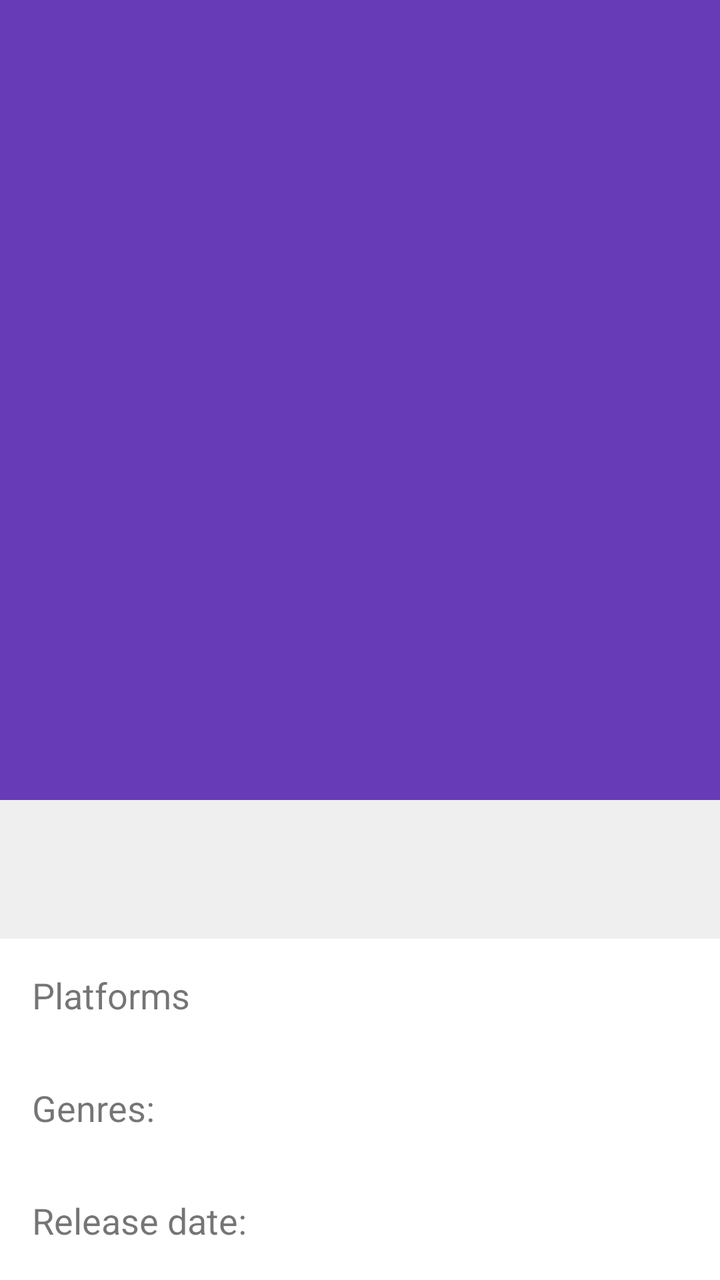
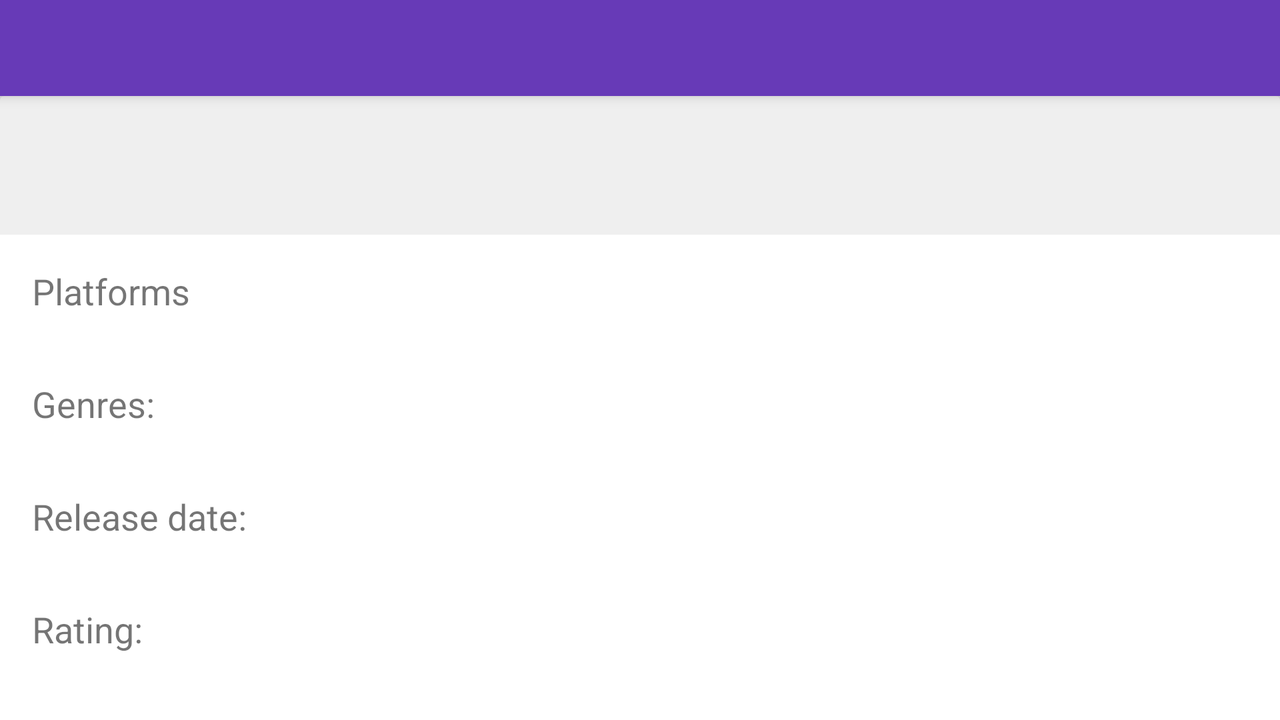

An Android layout and its configuration variant, each rendered on a device that would load it. The default file and the variant file are quoted in full after the pictures.
<!-- AndroidManifest.xml: application theme AppTheme -->
<!-- res/layout/fragment_game_details.xml -->
<android.support.design.widget.CoordinatorLayout
    xmlns:android="http://schemas.android.com/apk/res/android"
    xmlns:app="http://schemas.android.com/apk/res-auto"
    xmlns:tools="http://schemas.android.com/tools"
    android:layout_width="match_parent"
    android:layout_height="match_parent"
    android:fitsSystemWindows="true"
    tools:context=".screen.MainActivity"
    tools:ignore="MergeRootFrame">

    <android.support.design.widget.AppBarLayout
        android:id="@+id/app_bar"
        android:layout_width="match_parent"
        android:layout_height="@dimen/app_bar_layout_height"
        android:fitsSystemWindows="true"
        android:theme="@style/ThemeOverlay.AppCompat.Dark.ActionBar">

        <android.support.design.widget.CollapsingToolbarLayout
            android:id="@+id/toolbar_layout"
            android:layout_width="match_parent"
            android:layout_height="match_parent"
            android:fitsSystemWindows="true"
            app:contentScrim="?attr/colorPrimary"
            app:layout_scrollFlags="scroll|exitUntilCollapsed|snap"
            app:titleEnabled="false"
            app:toolbarId="@+id/toolbar"
            tools:ignore="InconsistentLayout">

            <ImageView
                android:id="@+id/poster"
                android:layout_width="match_parent"
                android:layout_height="match_parent"
                android:fitsSystemWindows="true"
                android:scaleType="centerCrop"
                app:layout_collapseMode="parallax"
                tools:ignore="contentDescription"/>

            <android.support.v7.widget.Toolbar
                android:id="@+id/toolbar"
                android:layout_width="match_parent"
                android:layout_height="?attr/actionBarSize"
                app:layout_collapseMode="pin"
                app:popupTheme="@style/ThemeOverlay.AppCompat.Light"/>

        </android.support.design.widget.CollapsingToolbarLayout>

    </android.support.design.widget.AppBarLayout>

    <include layout="@layout/game_details_content"/>

</android.support.design.widget.CoordinatorLayout>
<!-- res/layout/game_details_content.xml (included above) -->
<android.support.v4.widget.NestedScrollView
    xmlns:android="http://schemas.android.com/apk/res/android"
    xmlns:app="http://schemas.android.com/apk/res-auto"
    android:id="@+id/contentScrollPanel"
    android:layout_width="match_parent"
    android:layout_height="match_parent"
    app:layout_behavior="@string/appbar_scrolling_view_behavior">

    <FrameLayout
        android:layout_width="match_parent"
        android:layout_height="match_parent">

        <LinearLayout
            android:layout_width="match_parent"
            android:layout_height="wrap_content"
            android:orientation="vertical">

            <android.support.v7.widget.CardView
                android:id="@+id/description_card"
                android:layout_width="match_parent"
                android:layout_height="wrap_content">

                <LinearLayout
                    android:layout_width="match_parent"
                    android:layout_height="wrap_content"
                    android:orientation="vertical">

                    <TextView
                        android:id="@+id/game_name"
                        android:layout_width="match_parent"
                        android:layout_height="wrap_content"
                        android:background="#10000000"
                        android:padding="@dimen/padding_medium"
                        android:textSize="@dimen/text.28"/>

                    <LinearLayout
                        android:layout_width="match_parent"
                        android:layout_height="wrap_content"
                        android:orientation="horizontal">

                        <TextView
                            android:id="@+id/platforms"
                            android:layout_width="wrap_content"
                            android:layout_height="wrap_content"
                            android:padding="@dimen/padding_medium"
                            android:text="@string/platforms"
                            android:textSize="@dimen/text.18"/>

                        <LinearLayout
                            android:id="@+id/platforms_container"
                            android:layout_width="wrap_content"
                            android:layout_height="wrap_content"
                            android:layout_marginBottom="@dimen/margin_medium"
                            android:layout_marginTop="@dimen/margin_medium"
                            android:orientation="horizontal"/>
                    </LinearLayout>


                    <LinearLayout
                        android:layout_width="match_parent"
                        android:layout_height="wrap_content"
                        android:orientation="horizontal"
                        android:paddingBottom="@dimen/padding_medium"
                        android:paddingTop="@dimen/padding_medium">

                        <TextView
                            android:id="@+id/genres"
                            android:layout_width="wrap_content"
                            android:layout_height="wrap_content"
                            android:paddingLeft="@dimen/padding_medium"
                            android:paddingRight="@dimen/padding_medium"
                            android:text="@string/genres"
                            android:textSize="@dimen/text.18"/>

                        <TextView
                            android:id="@+id/genres_container"
                            android:layout_width="match_parent"
                            android:layout_height="wrap_content"
                            android:orientation="horizontal"
                            android:paddingRight="@dimen/padding_medium"
                            android:textColor="@color/colorPrimary"
                            android:textSize="@dimen/text.18"/>

                    </LinearLayout>

                    <LinearLayout
                        android:layout_width="match_parent"
                        android:layout_height="wrap_content"
                        android:orientation="horizontal"
                        android:paddingBottom="@dimen/padding_medium"
                        android:paddingTop="@dimen/padding_medium">

                        <TextView
                            android:id="@+id/release_date_title"
                            android:layout_width="wrap_content"
                            android:layout_height="wrap_content"
                            android:paddingLeft="@dimen/padding_medium"
                            android:paddingRight="@dimen/padding_medium"
                            android:text="@string/release_date"
                            android:textSize="@dimen/text.18"/>

                        <TextView
                            android:id="@+id/release_date"
                            android:layout_width="match_parent"
                            android:layout_height="wrap_content"
                            android:orientation="horizontal"
                            android:paddingRight="@dimen/padding_medium"
                            android:textColor="@color/colorPrimary"
                            android:textSize="@dimen/text.18"/>

                    </LinearLayout>

                    <LinearLayout
                        android:layout_width="match_parent"
                        android:layout_height="wrap_content"
                        android:orientation="horizontal"
                        android:paddingBottom="@dimen/padding_medium"
                        android:paddingTop="@dimen/padding_medium">

                        <TextView
                            android:id="@+id/rating_title"
                            android:layout_width="wrap_content"
                            android:layout_height="wrap_content"
                            android:paddingLeft="@dimen/padding_medium"
                            android:paddingRight="@dimen/padding_medium"
                            android:text="@string/rating"
                            android:textSize="@dimen/text.18"/>

                        <TextView
                            android:id="@+id/rating"
                            android:layout_width="match_parent"
                            android:layout_height="wrap_content"
                            android:orientation="horizontal"
                            android:paddingRight="@dimen/padding_medium"
                            android:textColor="@color/colorPrimary"
                            android:textSize="@dimen/text.18"/>

                    </LinearLayout>

                    <TextView
                        android:id="@+id/deck"
                        android:layout_width="match_parent"
                        android:layout_height="wrap_content"
                        android:padding="@dimen/padding_medium"
                        android:textSize="@dimen/text.18"/>
                </LinearLayout>
            </android.support.v7.widget.CardView>

            <android.support.v7.widget.CardView
                android:id="@+id/images_card"
                android:layout_width="match_parent"
                android:layout_height="wrap_content"
                android:layout_marginTop="@dimen/margin_medium">

                <LinearLayout
                    android:layout_width="match_parent"
                    android:layout_height="wrap_content"
                    android:orientation="vertical">

                    <TextView
                        android:layout_width="wrap_content"
                        android:layout_height="wrap_content"
                        android:padding="@dimen/padding_medium"
                        android:text="@string/images"
                        android:textSize="@dimen/text.18"/>

                    <com.pixplicity.multiviewpager.MultiViewPager
                        android:id="@+id/images"
                        android:layout_width="match_parent"
                        android:layout_height="150dp"
                        android:paddingBottom="@dimen/padding_medium"
                        app:matchChildWidth="@+id/image"/>

                </LinearLayout>

            </android.support.v7.widget.CardView>

            <android.support.v7.widget.CardView
                android:id="@+id/similar_games_card"
                android:layout_width="match_parent"
                android:layout_height="wrap_content"
                android:layout_marginTop="@dimen/margin_medium">

                <LinearLayout
                    android:layout_width="match_parent"
                    android:layout_height="wrap_content"
                    android:orientation="vertical">

                    <TextView
                        android:layout_width="wrap_content"
                        android:layout_height="wrap_content"
                        android:padding="@dimen/padding_medium"
                        android:text="@string/similar_games"
                        android:textSize="@dimen/text.18"/>

                    <android.support.v7.widget.RecyclerView
                        android:id="@+id/similar_games"
                        android:layout_width="match_parent"
                        android:layout_height="wrap_content"/>

                </LinearLayout>

            </android.support.v7.widget.CardView>

            <android.support.v7.widget.CardView
                android:id="@+id/reviews_card"
                android:layout_width="match_parent"
                android:layout_height="wrap_content"
                android:layout_marginBottom="@dimen/margin_medium"
                android:layout_marginTop="@dimen/margin_medium">

                <LinearLayout
                    android:layout_width="match_parent"
                    android:layout_height="match_parent"
                    android:orientation="vertical">

                    <TextView
                        android:layout_width="wrap_content"
                        android:layout_height="wrap_content"
                        android:padding="@dimen/padding_medium"
                        android:text="@string/reviews"
                        android:textSize="@dimen/text.18"/>

                    <android.support.v7.widget.RecyclerView
                        android:id="@+id/review_list"
                        android:layout_width="match_parent"
                        android:layout_height="wrap_content"/>

                </LinearLayout>

            </android.support.v7.widget.CardView>

            <View
                android:layout_width="wrap_content"
                android:layout_height="wrap_content"/>

        </LinearLayout>

        <ProgressBar
            android:id="@+id/progress"
            style="?android:attr/progressBarStyleLarge"
            android:layout_width="wrap_content"
            android:layout_height="wrap_content"
            android:layout_gravity="top|center_horizontal"
            android:layout_margin="@dimen/margin_medium"
            android:visibility="gone"/>

    </FrameLayout>

</android.support.v4.widget.NestedScrollView>
<!-- resources referenced by this layout -->
<resources>
  <color name="colorPrimary">#673ab7</color>
  <dimen name="app_bar_layout_height">400dp</dimen>
  <dimen name="margin_medium">16dp</dimen>
  <dimen name="padding_medium">16dp</dimen>
  <dimen name="text.18">18sp</dimen>
  <dimen name="text.28">28sp</dimen>
  <string name="genres">Genres: </string>
  <string name="images">Images</string>
  <string name="platforms">Platforms</string>
  <string name="rating">Rating: </string>
  <string name="release_date">Release date: </string>
  <string name="reviews">Reviews</string>
  <string name="similar_games">Similar games</string>
  <style name="AppTheme" parent="Theme.AppCompat.Light.NoActionBar">
          
          <item name="colorPrimary">@color/colorPrimary</item>
          <item name="colorPrimaryDark">@color/colorPrimaryDark</item>
          <item name="colorAccent">@color/colorAccent</item>
      </style>
  <color name="colorPrimaryDark">#512da8</color>
  <color name="colorAccent">#03a9f4</color>
</resources>
<!-- res/layout-land/fragment_game_details.xml (the repository's variant of the layout above) -->
<!-- drawn on the phone turned sideways -->
<android.support.design.widget.CoordinatorLayout
    xmlns:android="http://schemas.android.com/apk/res/android"
    xmlns:app="http://schemas.android.com/apk/res-auto"
    xmlns:tools="http://schemas.android.com/tools"
    android:layout_width="match_parent"
    android:layout_height="match_parent"
    tools:context=".screen.MainActivity">

    <android.support.design.widget.AppBarLayout
        android:id="@+id/app_bar"
        android:layout_width="match_parent"
        android:layout_height="?attr/actionBarSize"
        android:theme="@style/ThemeOverlay.AppCompat.Dark.ActionBar">

        <ImageView
            android:id="@+id/poster"
            android:layout_width="0dp"
            android:layout_height="0dp"
            android:fitsSystemWindows="true"
            android:scaleType="centerCrop"
            tools:ignore="contentDescription"/>

        <android.support.v7.widget.Toolbar
            android:id="@+id/toolbar"
            android:layout_width="match_parent"
            android:layout_height="?attr/actionBarSize"
            app:layout_collapseMode="pin"
            app:popupTheme="@style/ThemeOverlay.AppCompat.Light"/>

    </android.support.design.widget.AppBarLayout>

    <include layout="@layout/game_details_content"/>

</android.support.design.widget.CoordinatorLayout>
<!-- resources referenced by the variant -->
<!-- as the phone turned sideways resolves them -->
<resources>
  <color name="colorPrimary">#673ab7</color>
  <dimen name="margin_medium">16dp</dimen>
  <dimen name="padding_medium">16dp</dimen>
  <dimen name="text.18">18sp</dimen>
  <dimen name="text.28">28sp</dimen>
  <string name="genres">Genres: </string>
  <string name="images">Images</string>
  <string name="platforms">Platforms</string>
  <string name="rating">Rating: </string>
  <string name="release_date">Release date: </string>
  <string name="reviews">Reviews</string>
  <string name="similar_games">Similar games</string>
  <style name="AppTheme" parent="Theme.AppCompat.Light.NoActionBar">
          
          <item name="colorPrimary">@color/colorPrimary</item>
          <item name="colorPrimaryDark">@color/colorPrimaryDark</item>
          <item name="colorAccent">@color/colorAccent</item>
      </style>
  <color name="colorPrimaryDark">#512da8</color>
  <color name="colorAccent">#03a9f4</color>
</resources>
